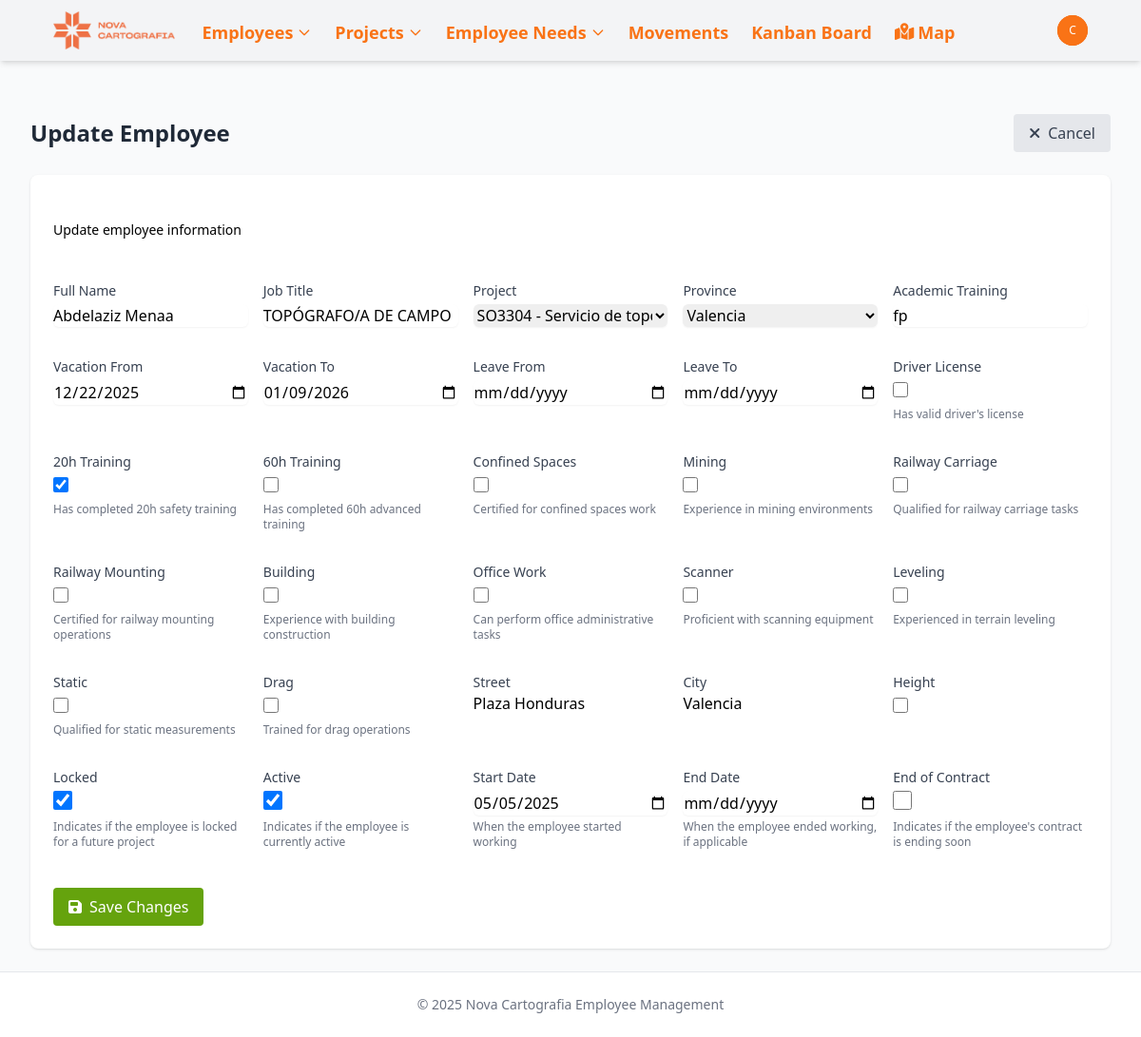
The page /employees/1/edit/ (signed in) on the database as committed earlier.
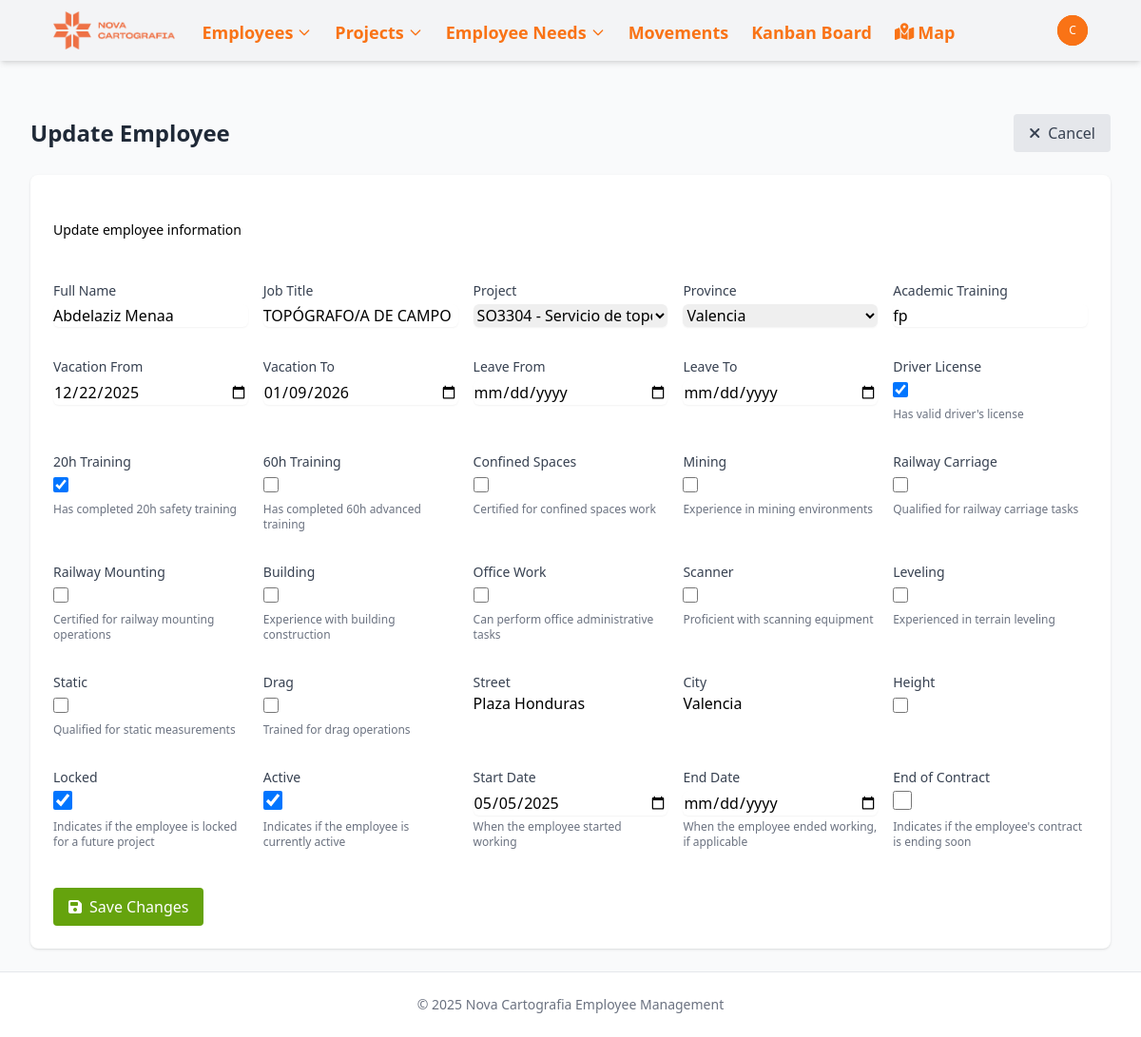
The same page on the database as committed later.
### novacartografia_employee_management/models.py (models this page shows, shortened)
class Employee(models.Model):
    name = models.CharField(max_length=100)
    job = models.CharField(max_length=100)
    project_id = models.ForeignKey(Project, on_delete=models.SET_NULL, related_name='employee_set', blank=True, null=True)
    street = models.CharField(max_length=100, blank=True, null=True)
    city = models.CharField(max_length=100, blank=True, null=True)
    active = models.BooleanField(default=True, help_text="Indicates if the employee is currently active")
    start_date = models.DateField(default=timezone.now, help_text="When the employee started working", null=True, blank=True)
    end_date = models.DateField(blank=True, null=True, help_text="When the employee ended working, if applicable")
    state = models.CharField(max_length=50, default='valencia',
           choices=[
                ('Araba (Álava)', 'Álava'),
                ('Albacete', 'Albacete'),
                ('Alacant (Alicante)', 'Alicante'),
                ('Almería', 'Almería'),
                ('Asturias', 'Asturias'),
                ('Ávila', 'Ávila'),
                ('Badajoz', 'Badajoz'),
                ('Barcelona', 'Barcelona'),
                ('Burgos', 'Burgos'),
                ('Cáceres', 'Cáceres'),
                ('Cádiz', 'Cádiz'),
                ('Cantabria', 'Cantabria'),
                ('Castelló (Castellón)', 'Castellón'),
                ('Ceuta', 'Ceuta'),
                ('Ciudad Real', 'Ciudad Real'),
                ('Córdoba', 'Córdoba'),
                ('Cuenca', 'Cuenca'),
                ('Gerona', 'Gerona'),
                ('Granada', 'Granada'),
                ('Guadalajara', 'Guadalajara'),
                ('Gipuzkoa (Guipúzcoa)', 'Guipúzcoa'),
                ('Huelva', 'Huelva'),
                ('Huesca', 'Huesca'),
                ('Islas Baleares', 'Islas Baleares'),
                ('Jaén', 'Jaén'),
                ('A Coruña (La Coruña)', 'La Coruña'),
                ('La Rioja', 'La Rioja'),
                ('Las Palmas', 'Las Palmas'),
                ('León', 'León'),
                ('Lérida', 'Lérida'),
                ('Lleida', 'Lérida'),  # Agregado porque aparece en tu CSV
                ('Lugo', 'Lugo'),
                ('Madrid', 'Madrid'),
                ('Málaga', 'Málaga'),
                ('Melilla', 'Melilla'),
                ('Murcia', 'Murcia'),
                ('Navarra (Nafarroa)', 'Navarra'),  # Corregido para coincidir con el CSV
                ('Orense', 'Orense'),
                ('Palencia', 'Palencia'),
                ('Pontevedra', 'Pontevedra'),
                ('Salamanca', 'Salamanca'),
                ('Santa Cruz de Tenerife', 'Santa Cruz de Tenerife'),
                ('Segovia', 'Segovia'),
                ('Sevilla', 'Sevilla'),
                ('Soria', 'Soria'),
                ('Tarragona', 'Tarragona'),
                ('Teruel', 'Teruel'),
                ('Toledo', 'Toledo'),
                ('Valencia', 'Valencia'),
                ('Valladolid', 'Valladolid'),
                ('Bizkaia (Vizcaya)', 'Vizcaya'),
                ('Zamora', 'Zamora'),
                ('Zaragoza', 'Zaragoza'),
            ])
    latitude = models.FloatField(null=True, blank=True)
    longitude = models.FloatField(null=True, blank=True)
    academic_training = models.CharField(max_length=100, blank=True, null=True)
    driver_license = models.BooleanField(default=False)
    twenty_hours = models.BooleanField(default=False)
    sixty_hours = models.BooleanField(default=False)
    confine = models.BooleanField(default=False)
    height = models.BooleanField(default=False)
    mining = models.BooleanField(default=False)
    railway_carriage = models.BooleanField(default=False)
    railway_mounting = models.BooleanField(default=False)
    building = models.BooleanField(default=False)
    office_work = models.BooleanField(default=False)
    scanner = models.BooleanField(default=False)
    leveling = models.BooleanField(default=False)
    static = models.BooleanField(default=False)
    drag = models.BooleanField(default=False)
    locked = models.BooleanField(default=False, help_text="Indicates if the employee is locked for a future project")
    vacations_from = models.DateField(blank=True, null=True)
    vacations_to = models.DateField(blank=True, null=True)
    leave_from = models.DateField(blank=True, null=True)
    leave_to = models.DateField(blank=True, null=True)
    end_contract = models.BooleanField(default=False, help_text="Indicates if the employee's contract is ending soon")

### novacartografia_employee_management/views.py (the view)
    def wrapper(request, *args, **kwargs):
        if not can_edit(request.user):
            messages.error(request, 'No tienes permisos para realizar esta acción.')
            return redirect('kanban_board')  # o la vista que prefieras
        return view_func(request, *args, **kwargs)

### novacartografia_employee_management/models.py (called while the page is built)
    def __str__(self):
        return self.name

### novacartografia_employee_management/views.py (called while the page is built)
def can_edit(user):
    try:
        solo_lectura_group = Group.objects.get(name='solo_lectura')
        return not user.groups.filter(id=solo_lectura_group.id).exists()
    except Group.DoesNotExist:
        return True

def require_edit_permission(view_func):
    def wrapper(request, *args, **kwargs):
        if not can_edit(request.user):
            messages.error(request, 'No tienes permisos para realizar esta acción.')
            return redirect('kanban_board')  # o la vista que prefieras
        return view_func(request, *args, **kwargs)
    return wrapper

### templates/novacartografia_employee_management/employee_form.html (shortened to what this page needs)
{% extends "base.html" %}
{% block content %}
<div class="mb-6 flex justify-between items-center">
    <h2 class="text-2xl font-bold text-gray-800">{{ title }}</h2>
    <div>
        {% if not is_new %}
            <a href="{% url 'employee_detail' employee.id %}" class="bg-gray-200 hover:bg-gray-300 text-gray-700 font-medium py-2 px-4 rounded flex items-center">
                <i class="fas fa-times mr-2"></i> Cancel
            </a>
        {% else %}
            <a href="{% url 'employee_list' %}" class="bg-gray-200 hover:bg-gray-300 text-gray-700 font-medium py-2 px-4 rounded flex items-center">
                <i class="fas fa-times mr-2"></i> Cancel
            </a>
        {% endif %}
    </div>
</div>
<div class="bg-white shadow overflow-hidden sm:rounded-lg">
    <div class="px-4 py-5 sm:px-6 bg-primary-600">
        <h3 class="text-lg leading-6 font-medium text-white">Employee Information</h3>
        <p class="mt-1 max-w-2xl text-sm text-primary-100">
            {% if is_new %}
                Enter the details for the new employee
            {% else %}
                Update employee information
            {% endif %}
        </p>
    </div>
    <div class="px-4 py-5 sm:p-6">
        <form method="post">
            <div class="grid grid-cols-1 sm:grid-cols-2 md:grid-cols-3 lg:grid-cols-5 gap-4">
                {% for field in form %}
                    <div class="mb-4">
                        <label for="{{ field.id_for_label }}" class="block text-sm font-medium text-gray-700">
                            {{ field.label }}
                        </label>
                        {% if field.field.widget.input_type == 'checkbox' %}
                            <div class="mt-1">
                                {{ field }}
                            </div>
                        {% else %}
                            {{ field }}
                        {% endif %}
                        {% if field.help_text %}
                            <p class="mt-1 text-xs text-gray-500">{{ field.help_text }}</p>
                        {% endif %}
                    </div>
                {% endfor %}
            </div>
            <div class="mt-6">
                <button type="submit" class="bg-lime-600 hover:bg-lime-700 text-white font-medium py-2 px-4 rounded flex items-center">
                    <i class="fas fa-save mr-2"></i> {{ button_text }}
                </button>
            </div>
        </form>
    </div>
</div>
{% endblock %}

Rows that differ between the two databases and show on the page:
changed Employee "Abdelaziz Menaa": driver_license "☐" → "☑"
